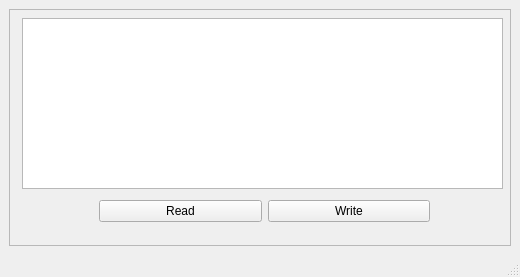
<?xml version="1.0" encoding="UTF-8"?>
<ui version="4.0">
 <class>MainWindow</class>
 <widget class="QMainWindow" name="MainWindow">
  <property name="geometry">
   <rect>
    <x>0</x>
    <y>0</y>
    <width>520</width>
    <height>277</height>
   </rect>
  </property>
  <property name="windowTitle">
   <string>MainWindow</string>
  </property>
  <widget class="QWidget" name="centralwidget">
   <layout class="QVBoxLayout" name="verticalLayout">
    <item>
     <widget class="QFrame" name="frame">
      <property name="frameShape">
       <enum>QFrame::StyledPanel</enum>
      </property>
      <property name="frameShadow">
       <enum>QFrame::Raised</enum>
      </property>
      <widget class="QPlainTextEdit" name="plainTextEdit">
       <property name="geometry">
        <rect>
         <x>13</x>
         <y>9</y>
         <width>481</width>
         <height>171</height>
        </rect>
       </property>
      </widget>
      <widget class="QWidget" name="">
       <property name="geometry">
        <rect>
         <x>90</x>
         <y>190</y>
         <width>331</width>
         <height>24</height>
        </rect>
       </property>
       <layout class="QHBoxLayout" name="horizontalLayout">
        <item>
         <widget class="QPushButton" name="read">
          <property name="text">
           <string>Read</string>
          </property>
         </widget>
        </item>
        <item>
         <widget class="QPushButton" name="write">
          <property name="text">
           <string>Write</string>
          </property>
         </widget>
        </item>
       </layout>
      </widget>
     </widget>
    </item>
   </layout>
  </widget>
  <widget class="QMenuBar" name="menubar">
   <property name="geometry">
    <rect>
     <x>0</x>
     <y>0</y>
     <width>520</width>
     <height>21</height>
    </rect>
   </property>
  </widget>
  <widget class="QStatusBar" name="statusbar"/>
 </widget>
 <resources/>
 <connections/>
</ui>
